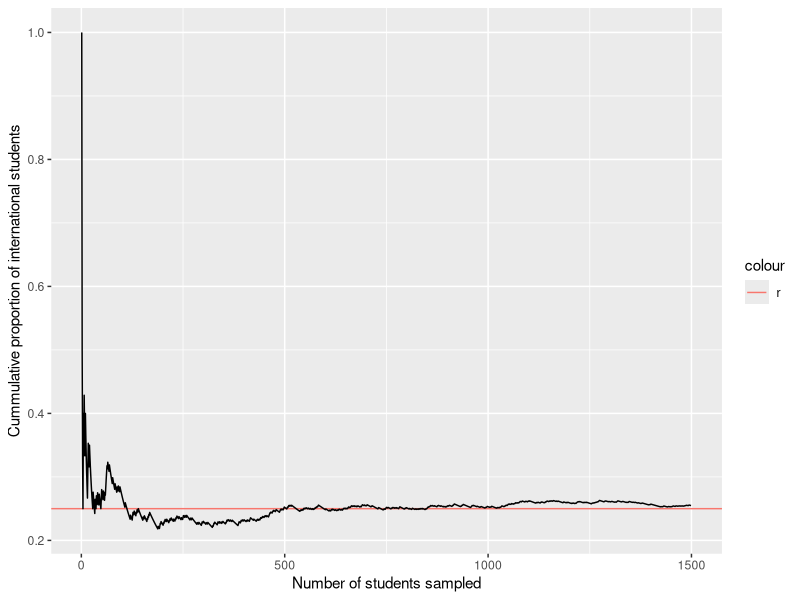

The R script that drew this image:
# Data Sciences Institute Summer Course
# Module 5: Sampling
# Section 5.1: Probability
# Law of Large Numbers Demo
# Authored by Annie Collins

###########################

library(tidyverse)

# Suppose you are sampling students at a university with a population of 5000
# You want to determine the proportion of international students in the general student population
# Let 0 represent the outcome "domestic student" and 1 represent the outcome "international student"
# The university population consists of 25% statistics students and 75% non-statistics students
students <- sample(c(0, 1), 5000, replace = TRUE, prob = c(0.75, 0.25))

# Suppose we sample a student from the population and determine their domestic vs. international status
sample(students, 1)

# Suppose you sample students various numbers of students and then calculate the proportion of international students in each sample
# Notice how the proportion gets closer to 0.25 as the sample size increases
# n = 5
sample(students, 5) %>% mean()   # mean() returns the proportion of international students
# n = 10
sample(students, 10) %>% mean()
# n = 100
sample(students, 100) %>% mean()

# Suppose we sample 1500 students and calculate the proportion of international students after each new student is sampled and asked about their status
i <-0
n <- 1:1500
sample_students <- rep(NA, 1500)
prop_intl <- rep(NA, 1500)
while (i < 1500) {
  new_sample <- sample(students, 1)   # flip coin
  sample_students[i] <- new_sample          # add outcome of coin flip to vector of all coin sample_students
  prop_calc <- mean(sample_students, na.rm=TRUE)   # Calculate new proportion of heads (remove NA values from vector for calculation)
  prop_intl[i] <- prop_calc
  i <- i + 1
}

# Take a look at the results
student_data <- tibble(n = n, result = sample_students, prop_intl = prop_intl)
View(student_data)

# Plot the results
student_plot <- ggplot(data = student_data) + 
  geom_hline(aes(yintercept = 0.25, color = "r")) +
  geom_line(aes(x = n, y = prop_intl)) + 
  ylab("Cummulative proportion of international students") + 
  xlab("Number of students sampled")
student_plot
